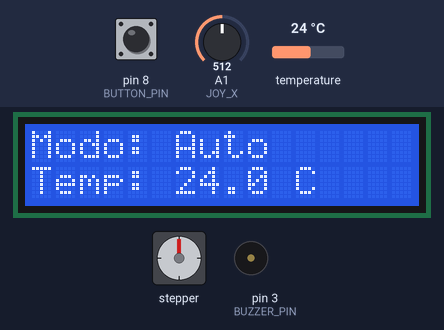
Bench run of a sketch on a simulated Arduino Uno, built with avr-gcc and run on an emulated ATmega328P. Parts: 16×2 character LCD, stepper motor, buzzer (waves = sounding). The inputs (shaded band) are chosen by the test bench; at power-on: A1 (JOY_X) = 512, temperature 24 °C, pin 8 (BUTTON_PIN) HIGH. Stepper angles assume 2048 steps per turn; what the sketch prints to the serial monitor is not drawn.

Above: at 1.2 s.
1.3 s: A1 (JOY_X) set to 211
3.0 s: A1 (JOY_X) set to 181
At 4.01 s:
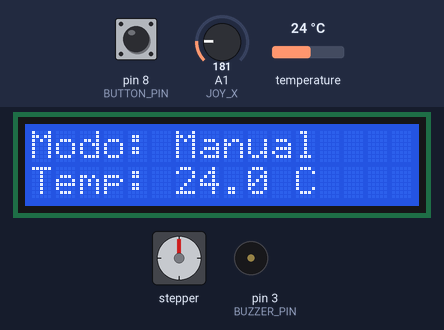
At 4.61 s:
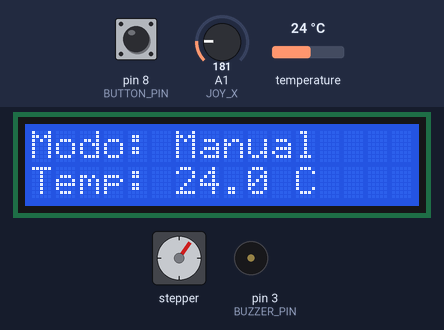
6.2 s: temperature set to 12 °C
At 6.42 s:
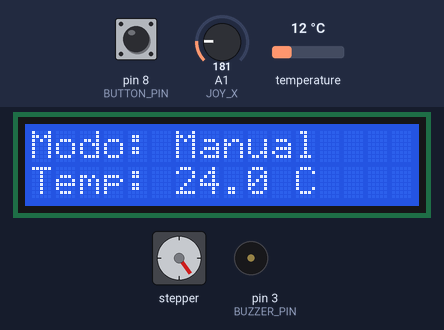
8.6 s: A1 (JOY_X) set to 782
12.1 s: A1 (JOY_X) set to 809
13.6 s: temperature set to 33 °C
At 18.11 s:
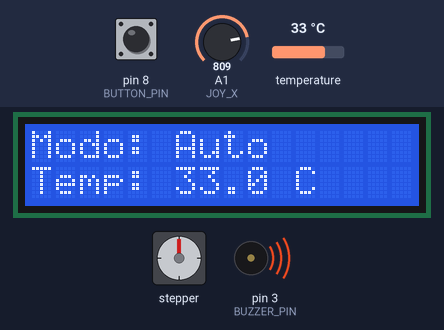
Timing chart, 0 to 20.6 s (numbered marks = the images above; inputs shaded):
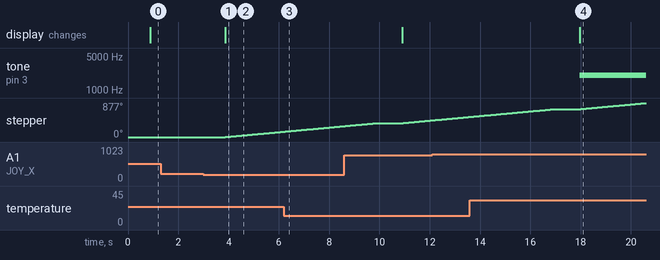

Measured:
- the behaviour switches between 200 and 199 on A1 (JOY_X) (found by bisection; images 0 and 1)
- after the input at 1.3 s, every drawn part: stays the same
- after the input at 3.0 s, stepper: keeps turning clockwise at about 60°/s, starting after 0.86 s; the display: changes after 0.86 s (image 1)
- after the input at 13.6 s, tone on pin 3 (BUZZER_PIN): silent → 2000 Hz after 4.4 s; the display: changes after 4.4 s (image 4)

The sketch:

main.ino
```cpp
#include <Wire.h>
#include <LiquidCrystal_I2C.h>
#include <Stepper.h>
#include <OneWire.h>
#include <DallasTemperature.h>

#define DS18B20_PIN 9
#define STEP_A 2
#define STEP_B 4
#define STEP_C 5
#define STEP_D 6
#define JOY_X A1  // Pino do eixo X do joystick
#define BUTTON_PIN 8
#define BUZZER_PIN 3 // <--- Define o pino do buzzer

LiquidCrystal_I2C lcd(0x27, 16, 2);
Stepper stepper(2048, STEP_A, STEP_C, STEP_B, STEP_D);
OneWire oneWire(DS18B20_PIN);
DallasTemperature sensors(&oneWire);

const float TEMP_THRESHOLD = 28.0;
float temperatura = 0.0;

//Modos da ventoinha
enum Mode { AUTO, MANUAL };
Mode currentMode = AUTO;

void setup() {
  Serial.begin(9600);
  lcd.init();
  lcd.backlight();
  sensors.begin();
  stepper.setSpeed(10); //Aumenta a velocidade dos Steps dados pelo motor
  pinMode(BUTTON_PIN, INPUT_PULLUP); // Usa resistor pull-up interno
  pinMode(BUZZER_PIN, OUTPUT);       // <--- Inicializa o pino do buzzer
}

void loop() {
  readTemperature();
  handleJoystick();
  updateDisplay();
  if (currentMode == AUTO) {
    if (temperatura > TEMP_THRESHOLD) {
      tone(BUZZER_PIN, 2000);     // Liga o Buzzer
      stepper.step(2048);         // aumenta a quantidade dos Steps dados pelo motor
    } else {
      noTone(BUZZER_PIN);         // Desliga o buzzer
    }
  }
  else if (currentMode == MANUAL) {
    noTone(BUZZER_PIN);           // Força o Buzzer Desligado no modo Manual
    stepper.step(2048);           //Força a ligar mesmo que a temperatura seja baixa
  }
  delay(200);
}

void readTemperature() {
  sensors.requestTemperatures();
  temperatura = sensors.getTempCByIndex(0);
  //Print na consola da temperatura
  Serial.print("Temperatura: ");
  Serial.print(temperatura);
  Serial.println(" °C");
}

void handleJoystick() {
  int joyX = analogRead(JOY_X);
  bool buttonPressed = digitalRead(BUTTON_PIN) == LOW; // LOW quando pressionado

  if (buttonPressed) {
    currentMode = MANUAL;   //Botão que ativa o modo Manual
  } else if (joyX < 200) {
    currentMode = MANUAL;   // Joystick para a direita
  } else if (joyX > 800) {
    currentMode = AUTO;     // Joystick para a esquerda
  }
}

void updateDisplay() {
  lcd.setCursor(0,0);
  if (currentMode == AUTO) {
    lcd.print("Modo: Auto     ");
  } else {
    lcd.print("Modo: Manual   ");
  }
  lcd.setCursor(0,1);
  lcd.print("Temp: ");
  lcd.print(temperatura, 1);
  lcd.print(" C     ");
}
```
